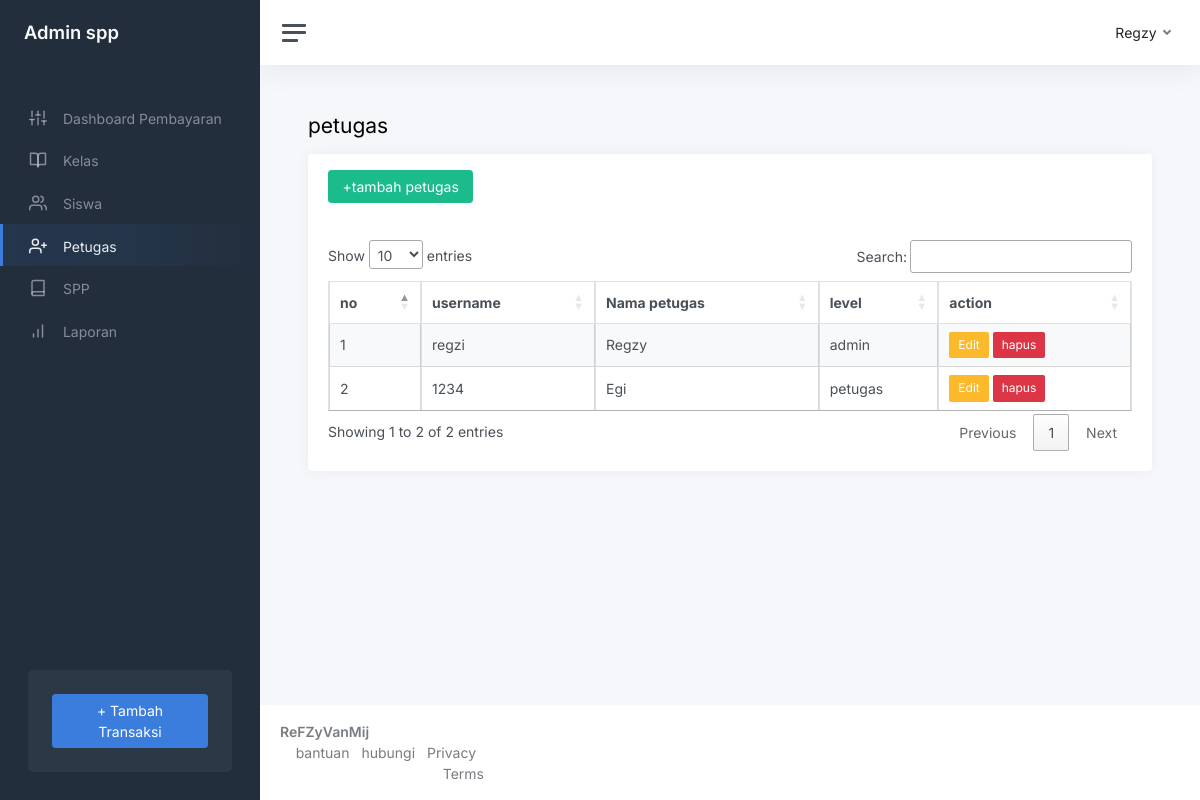
Screenshot of /index.php?page=petugas (signed in) with the database file from the repository.
### tables this page shows
CREATE TABLE `petugas` (
  `id_petugas` int(11) NOT NULL,
  `username` varchar(25) NOT NULL,
  `password` varchar(32) NOT NULL,
  `nama_petugas` varchar(35) NOT NULL,
  `level` enum('admin','petugas') NOT NULL
);

### index.php (the view, shortened to what this page needs)
<!DOCTYPE html>
<html lang="en">
<head>
	<link rel="stylesheet" href="https://cdnjs.cloudflare.com/ajax/libs/twitter-bootstrap/4.5.2/css/bootstrap.min.css" />
		<?php
		$page = isset($_GET['page']) ? $_GET['page'] : '';
		?>
	<link rel="stylesheet" href="//cdn.datatables.net/1.13.6/css/jquery.dataTables.min.css">
	<link href="css/app.css" rel="stylesheet">
</head>
<body>
	<div class="wrapper">
		<nav id="sidebar" class="sidebar js-sidebar">
			<div class="sidebar-content js-simplebar">
				<a class="sidebar-brand" href="index.html">
					<span class="align-middle">Admin spp</span>
				</a>
				<?php
				if (!empty($_SESSION['petugas']['level']) && !empty($_SESSION['petugas']['level'] == 'admin')) {
				?>
					<ul class="sidebar-nav">
						<li class="sidebar-header"></li>
						<li class="sidebar-item
					<?php
					if (empty($_GET['page'])) {
						echo 'active';
					}
					?>
					">
							<a class="sidebar-link" href="index.php">
								<i class="align-middle" data-feather="sliders"></i> <span class="align-middle">Dashboard Pembayaran</span>
							</a>
						</li>
						<li class="sidebar-item
					<?php
					if ($page == 'kelas' || $page == 'tambah-kelas' || $page == 'edit-kelas') {
						echo 'active';
					}
					?>
					">
							<a class="sidebar-link" href="?page=kelas">
								<i class="align-middle" data-feather="book-open"></i> <span class="align-middle">Kelas</span>
							</a>
						</li>
						<li class="sidebar-item
					<?php
					if ($page == 'siswa' || $page == 'tambah-siswa' || $page == 'edit-siswa') {
						echo 'active';
					}
					?>
					">
							<a class="sidebar-link" href="?page=siswa">
								<i class="align-middle" data-feather="users"></i> <span class="align-middle">Siswa</span>
							</a>
						</li>
						<li class="sidebar-item
					<?php
					if ($page == 'petugas'  || $page == 'tambah-petugas' || $page == 'edit-petugas') {
						echo 'active';
					}
					?>
					">
							<a class="sidebar-link" href="?page=petugas">
								<i class="align-middle" data-feather="user-plus"></i> <span class="align-middle">Petugas</span>
							</a>
						</li>
						<li class="sidebar-item
					<?php
					if ($page == 'spp'  || $page == 'tambah-spp' || $page == 'edit-spp') {
						echo 'active';
					}
					?>
					">
							<a class="sidebar-link" href="?page=spp">
								<i class="align-middle" data-feather="book"></i> <span class="align-middle">SPP</span>
							</a>
						</li>
						<li class="sidebar-item
					<?php
					if ($page == 'laporan') {
						echo 'active';
					}
					?>
					">
							<a class="sidebar-link" href="?page=laporan">
								<i class="align-middle" data-feather="bar-chart"></i> <span class="align-middle">Laporan</span>
							</a>
						</li>
					</ul>
					<div class="sidebar-cta">
						<div class="sidebar-cta-content">
							<div class="d-grid">
								<button class="btn btn-primary" data-bs-toggle="modal" data-bs-target="#tambahpembayaran">+ Tambah Transaksi</button>
							</div>
						</div>
					</div>
					<?php
				}
					?>
			</div>
		</nav>
		<div class="main">
			<nav class="navbar navbar-expand navbar-light navbar-bg">
				<a class="sidebar-toggle js-sidebar-toggle">
					<i class="hamburger align-self-center"></i>
				</a>
				<div class="navbar-collapse collapse">
					<ul class="navbar-nav navbar-align">
						<li class="nav-item dropdown">
							<a class="nav-link dropdown-toggle d-none d-sm-inline-block" href="#" data-bs-toggle="dropdown">
								<span class="text-dark">
									<?php
									if (!empty($_SESSION['petugas']['level'])) {
										echo $_SESSION['petugas']['nama_petugas'];
									} else {
										echo $_SESSION['petugas']['nama'];
									}
									?>
								</span>
							</a>
						</li>
					</ul>
				</div>
			</nav>
			<main class="content">
				<div class="container-fluid p-0">
					<?php
					$page = isset($_GET['page']) ? $_GET['page'] : 'dashboard';
					include $page . '.php';
					?>
				</div>
			</main>
			<footer class="footer">
				<div class="container-fluid">
					<div class="row text-muted">
						<div class="col-6 text-start">
							<p class="mb-0">
								<a class="text-muted" href="https://www.instagram.com/refzyvanmij/" target="_blank"><strong>ReFZyVanMij</strong></a>
							<div class="col-6 text-end">
								<ul class="list-inline">
									<li class="list-inline-item">
										<a class="text-muted" href="https://www.google.com/" target="_blank">bantuan</a>
									</li>
									<li class="list-inline-item">
										<a class="text-muted" href="https://www.instagram.com/jokowi/?hl=en" target="_blank">hubungi</a>
									</li>
									<li class="list-inline-item">
										<a class="text-muted" href="https://www.instagram.com/jadihacker.id/?hl=en" target="_blank">Privacy</a>
									</li>
									<li class="list-inline-item">
										<a class="text-muted" href="https://adminkit.io/" target="_blank">Terms</a>
									</li>
								</ul>
							</div>
						</div>
					</div>
			</footer>
		</div>
	</div>
</body>
</html>

### petugas.php (shortened to what this page needs)
<h1 class="h3 mb-3"><strong></strong>petugas</h1>
<div class="row">
    <div class="col-12">
        <div class="card flex-fill">
            <div class="card-header">
                <button type="button" class="btn btn-success" data-bs-toggle="modal" data-bs-target="#tambahpetugas">
                    +tambah petugas
                </button>
            </div>
            <div class="card-body">
                <table class=" table table-bordered table-striped table-hover cell-border" id="petugas">
                    <thead>
                        <tr>
                            <th>no</th>
                            <th>username</th>
                            <th>Nama petugas</th>
                            <th>level</th>
                            <th>action</th>
                    </thead>
                    <tbody>
                        <?php
                        $no = 1;
                        $query = mysqli_query($koneksi, "SELECT * FROM petugas");
                        while ($data = mysqli_fetch_array($query)) {
                        ?>
                            <tr>
                                <td><?php echo $no ?></td>
                                <td><?php echo $data['username'] ?></td>
                                <td><?php echo $data['nama_petugas'] ?></td>
                                <td><?php echo $data['level'] ?></td>
                                <td>
                                    <button type="button" class="btn btn-warning btn-sm" data-bs-toggle="modal" data-bs-target="#editpetugas<?php echo $data['id_petugas'] ?>">
                                        Edit
                                    </button>
                                    <button type="button" class="btn btn-danger btn-sm" data-bs-toggle="modal" data-bs-target="#hapuspetugas<?php echo $data['id_petugas'] ?>">
                                        hapus
                                    </button>
                                </td>
                            </tr>
                        <?php
                            $no++;
                        }
                        ?>
                    </tbody>
                </table>
            </div>
        </div>
    </div>
</div>

### rows the page displays
petugas: username "regzi", nama_petugas "Regzy", level "admin"
petugas: username "1234", nama_petugas "Egi", level "petugas"

### other values shown
$_SESSION['petugas']['nama_petugas'] "Regzy"
